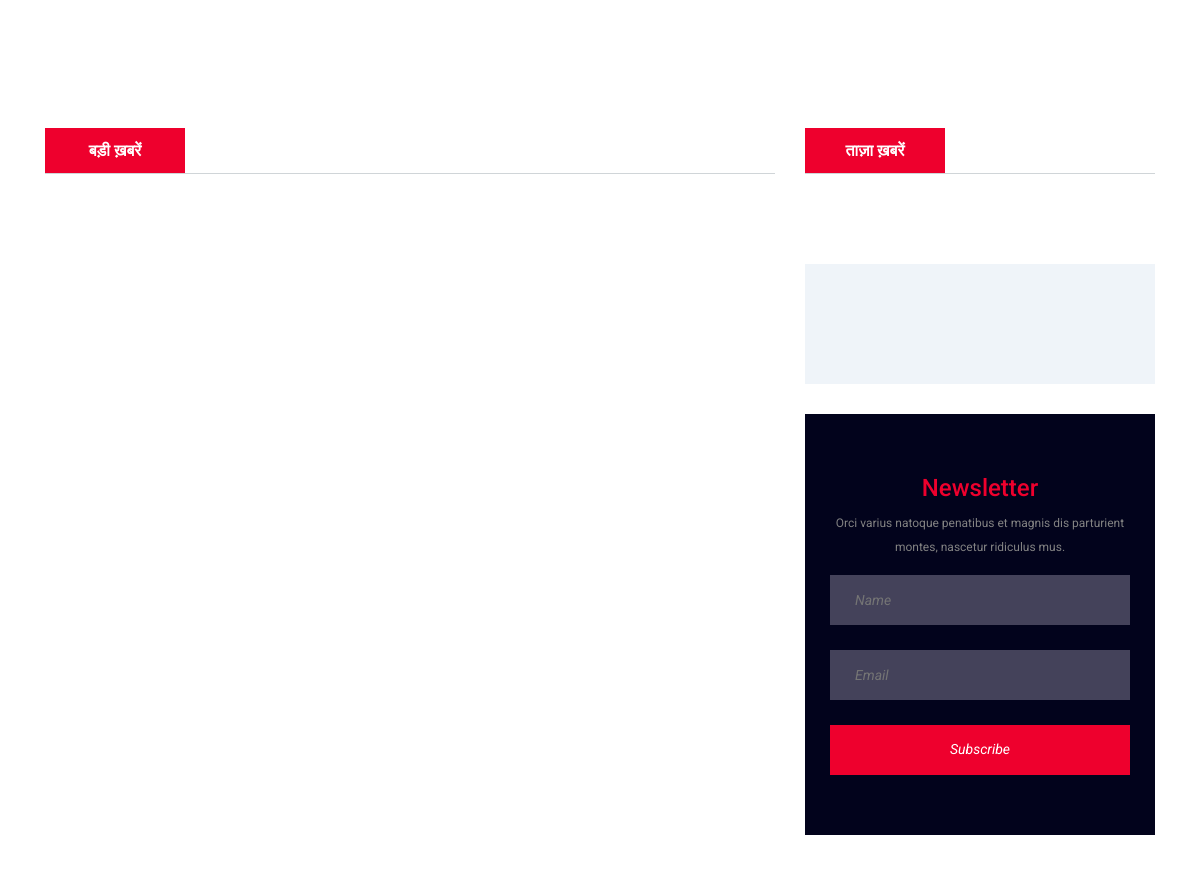
The app's page / (middle part), older data.
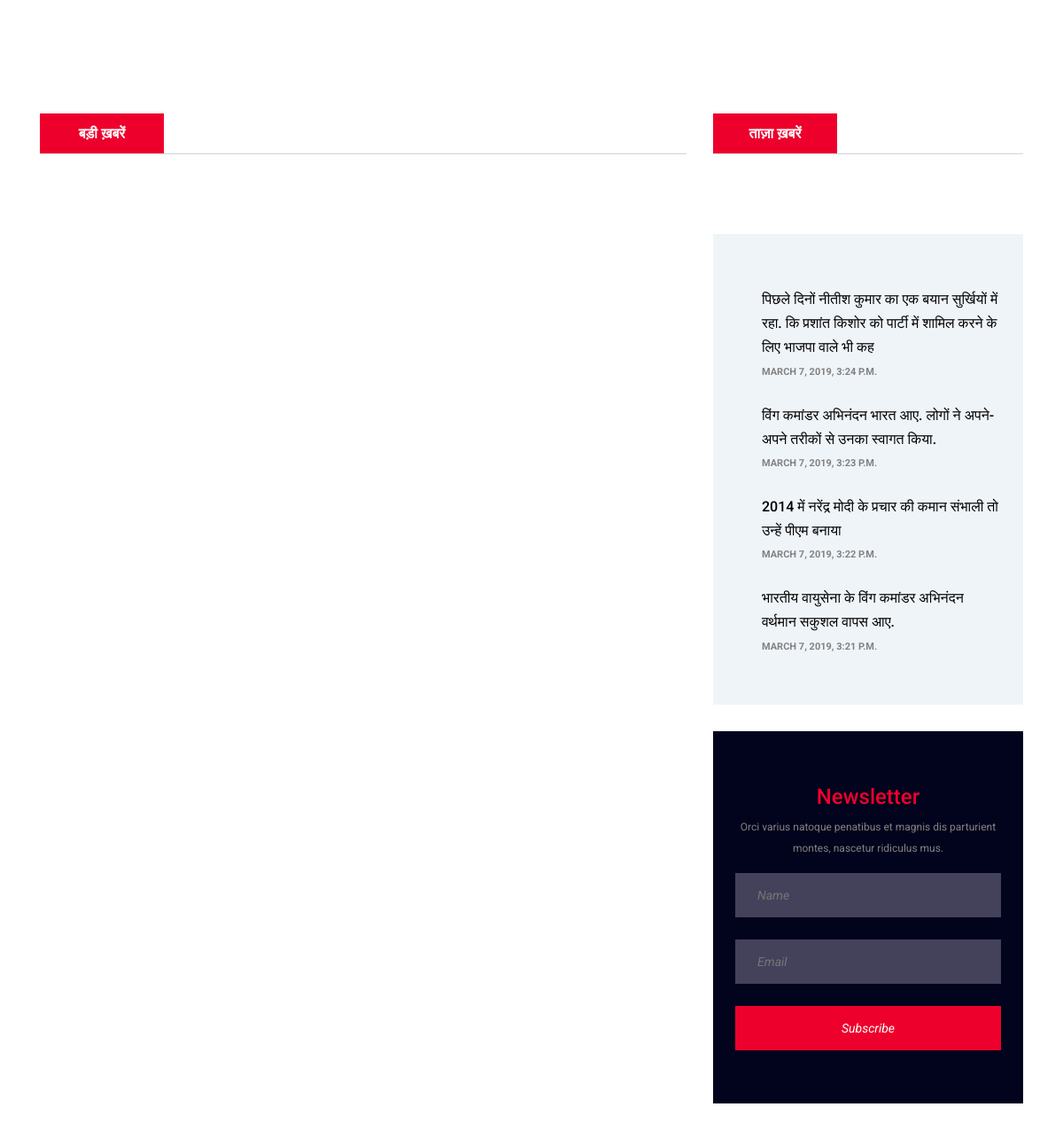
The same page, newer data.
### home/models.py (models this page shows, shortened)
class RecentNews(models.Model):
    title = models.CharField(max_length=120,null=False)
    description = models.TextField(null=False)
    image = models.ImageField(upload_to='lokswar/',null=True,blank=True)
    author = models.CharField(max_length=90,null=False,default=None)
    date = models.DateTimeField(default=None,blank=True)
    featured = models.BooleanField(default=None,null=True)

### home/views.py (the view)
# urls.py: path('',views.top_news_list,name='home'),
def top_news_list(request):
    queryset = list(TopNews.objects.all())
    queryset0 = list(RecentNews.objects.all())
    queryset1 = list(PopluarPostNews.objects.all())
    context = {
        'queryset':queryset,
        'queryset0':queryset0,
        'queryset1':queryset1,
    }
    return render(request, "home_list.html",context)

### home/templates/home_list.html (shortened to what this page needs)
    {% extends 'base.html' %}
    {% load static %}
    {% block content %}
        <div class="featured-post-area">
            <div class="container">
                <div class="row">
                    <div class="col-12 col-md-6 col-lg-8">
                        <div class="row">
                            {% for item in queryset|slice:"-1:" %}
                            <div class="col-12 col-lg-7">
                                <div class="single-blog-post featured-post">
                                    <div class="post-data">
                                    </div>
                                </div>
                            </div>
                            {% endfor %}
                            <div class="col-12 col-lg-5">
                                {% for item in queryset|slice:":-2"%}
                                <div class="single-blog-post featured-post-2">
                                    <div class="post-data">
                                    </div>
                                </div>
                                {% endfor %}
                            </div>
                        </div>
                    </div>
                    <div class="col-12 col-md-6 col-lg-4">
                    </div>
                </div>
            </div>
        </div>
        <div class="popular-news-area section-padding-80-50">
            <div class="container">
                <div class="row">
                    <div class="col-12 col-lg-8">
                        <div class="section-heading">
                            <h6>बड़ी ख़बरें </h6>
                        </div>
                    </div>
                    <div class="col-12 col-lg-4">
                        <div class="section-heading">
                            <h6>ताज़ा ख़बरें</h6>
                        </div>
                        <div class="popular-news-widget mb-30">
                            {% for item in queryset0|slice:"-1:-5:-1" %}
                            <div class="single-popular-post">
                                <a href="#">
                                    <h6>{{ item.title }}</h6>
                                </a>
                                <p>{{ item.date }}</p>
                            </div>
                            {% endfor %}
                        </div>
                        <div class="newsletter-widget">
                            <h4>Newsletter</h4>
                            <p>Orci varius natoque penatibus et magnis dis parturient montes, nascetur ridiculus mus.</p>
                            <form action="#" method="post">
                                <input type="text" name="text" placeholder="Name">
                                <input type="email" name="email" placeholder="Email">
                                <button type="submit" class="btn w-100">Subscribe</button>
                            </form>
                        </div>
                    </div>
                </div>
            </div>
        </div>
        {% endblock %}

### templates/base.html (shortened to what this page needs)
<!DOCTYPE html>
<html lang="en">
<head>
    {% load static %}
    <link rel="stylesheet" href="{% static 'css/main.css' %}">
    <link rel="stylesheet" href="{% static 'css/animate.css' %}">
    <link rel="stylesheet" href="{% static 'css/bootstrap.min.css' %}">
    <link rel="stylesheet" href="{% static 'css/classy-nav.min.css' %}">
    <link rel="stylesheet" href="{% static 'css/custom-icon.css' %}">
    <link rel="stylesheet" href="{% static 'css/font-awesome.min.css' %}">
    <link rel="stylesheet" href="{% static 'css/magnific-popup.css' %}">
    <link rel="stylesheet" href="{% static 'css/nice-select.min.css' %}">
    <link rel="stylesheet" href="{% static 'css/owl.carousel.min.css' %}">
</head>
<body>
    {% block content %}
    {% endblock %}
</body>
</html>

### home/static/css/main.css (style rules this page uses)
* { margin: 0; padding: 0; }
body { font-family: "Roboto", sans-serif; font-size: 14px; }
h1, h2, h3, h4, h5, h6 { color: #152535; line-height: 1.3; font-weight: 700; }
p { color: #828282; font-size: 14px; line-height: 2; font-weight: 400; }
.mb-30 { margin-bottom: 30px !important; }
.section-padding-80-50 { padding-top: 80px; padding-bottom: 50px; }
.section-heading { position: relative; z-index: 1; margin-bottom: 90px; border-bottom: 1px solid #d0d5d8; }
.section-heading h6 { font-size: 16px; margin-bottom: 0; line-height: 45px; height: 45px; min-width: 140px; padding: 0 30px; background-color: #ee002d; color: #fff; font-weight: 700; display: inline-block; text-align: center; }
.single-blog-post { position: relative; z-index: 1; }
.single-blog-post .post-data { padding: 30px 0; }
.single-blog-post.featured-post { position: relative; z-index: 1; }
.single-blog-post.featured-post .post-data { padding: 30px 0; }
.single-blog-post.featured-post-2 { position: relative; z-index: 1; margin-bottom: 15px; }
.single-blog-post.featured-post-2 .post-data { padding: 15px 0; }
.popular-news-widget { position: relative; z-index: 1; background-color: #eff4f9; padding: 60px 25px; }
.popular-news-widget .single-popular-post { position: relative; z-index: 1; margin-bottom: 30px; }
.popular-news-widget .single-popular-post h6 { -webkit-transition-duration: 500ms; transition-duration: 500ms; display: -webkit-box; display: -ms-flexbox; display: flex; line-height: 1.7; font-weight: 500; color:#000; text-decoration: none; }
.popular-news-widget .single-popular-post p { margin-bottom: 0; font-size: 11px; text-transform: uppercase; font-weight: 700; color: #828282; margin-left: 30px; line-height: 1; }
.popular-news-widget .single-popular-post:last-child { margin-bottom: 0; }
.newsletter-widget { position: relative; z-index: 1; background-color: #02031c; padding: 60px 25px; }
.newsletter-widget h4 { text-align: center; color: #ee002d; }
.newsletter-widget p { font-size: 12px; text-align: center; }
.newsletter-widget form input { width: 100%; height: 50px; background-color: #44425a; font-size: 14px; font-style: italic; color: #fff; margin-bottom: 25px; border: none; padding: 0 25px; }
.newsletter-widget form button { width: 100%; height: 50px; background-color: #ee002d; font-size: 14px; font-style: italic; color: #fff; border: none; padding: 0 25px; border-radius: 0; }

Row changes from the older to the newer data that the page shows:
added RecentNews: title "पिछले दिनों नीतीश कुमार का एक बयान सुर्खियों में रहा. कि प्रशांत किशोर को पार्टी में शामिल करने के लिए भाजपा वाले भी कह", date "MARCH 7, 2019, 3:24 P.M."
added RecentNews: title "विंग कमांडर अभिनंदन भारत आए. लोगों ने अपने-अपने तरीकों से उनका स्वागत किया.", date "MARCH 7, 2019, 3:23 P.M."
added RecentNews: title "2014 में नरेंद्र मोदी के प्रचार की कमान संभाली तो उन्हें पीएम बनाया", date "MARCH 7, 2019, 3:22 P.M."
added RecentNews: title "भारतीय वायुसेना के विंग कमांडर अभिनंदन वर्थमान सकुशल वापस आए.", date "MARCH 7, 2019, 3:21 P.M."
